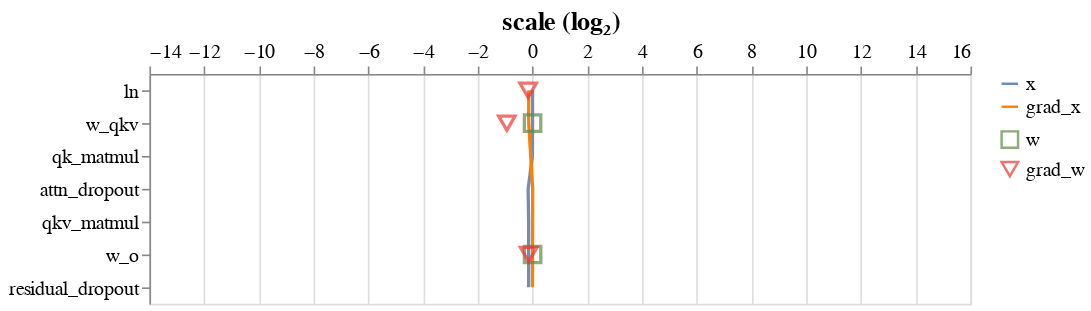

Source (notebook cell):
### Markdown cell above
To unit scale the attention layer we again swap out regular layers for unit-scaled ones. This requires altering two more operations: matmul and softmax.

Like the linear layer, we provide scaling the matmul based on varying criteria. We find that scaling each matmul and linear layer here for the forward pass ensures good scaling in both directions. We see this empirically in our analysis:

### Code cell
attention = UnitScaledAttention(config).apply(init_weights(unit_init))
analyse_attn(attention, config, batch_size=64, seq_len=64)

### Figure 1 — Vega-Lite specification as saved in the notebook (floating-point values rounded to 4 significant figures)
{"config": {"view": {"continuousWidth": 400, "continuousHeight": 300}, "axis": {"labelFontSize": 12, "titleFontSize": 16}}, "layer": [{"data": {"name": "data-9dedcff5b4b1a3937e3755e51c4f4691"}, "mark": "line", "encoding": {"color": {"field": "type", "legend": {"labelFontSize": 12, "symbolSize": 100, "title": ""}, "scale": {"range": ["#6C8EBF", "#FF8000"]}, "sort": "descending", "type": "nominal"}, "x": {"axis": {"orient": "top", "values": [-14.0, -12.0, -10.0, -8.0, -6.0, -4.0, -2.0, 0.0, 2.0, 4.0, 6.0, 8.0, 10.0, 12.0, 14.0, 16.0]}, "field": "scale (log₂)", "scale": {"domain": [-14, 16]}, "type": "quantitative"}, "y": {"field": "op", "sort": ["ln", "w_qkv", "qk_matmul", "attn_dropout", "qkv_matmul", "w_o", "residual_dropout"], "title": "", "type": "ordinal"}}}, {"data": {"name": "data-1f178be2ce2048aaa99325c3c50b3ef5"}, "mark": {"type": "point", "size": 100}, "encoding": {"color": {"field": "type", "legend": {"labelFontSize": 12, "symbolSize": 100, "title": ""}, "scale": {"range": ["#5D8944", "#ED3434"]}, "sort": "descending", "type": "nominal"}, "shape": {"field": "type", "scale": {"range": ["square", "triangle-down"]}, "sort": "descending", "type": "nominal"}, "x": {"axis": {"orient": "top", "values": [-14.0, -12.0, -10.0, -8.0, -6.0, -4.0, -2.0, 0.0, 2.0, 4.0, 6.0, 8.0, 10.0, 12.0, 14.0, 16.0]}, "field": "scale (log₂)", "scale": {"domain": [-14, 16]}, "type": "quantitative"}, "y": {"field": "op", "sort": ["ln", "w_qkv", "qk_matmul", "attn_dropout", "qkv_matmul", "w_o", "residual_dropout"], "title": "", "type": "ordinal"}}}], "resolve": {"scale": {"color": "independent", "shape": "independent"}}, "width": 500, "$schema": "https://vega.github.io/schema/vega-lite/v4.17.0.json", "datasets": {"data-9dedcff5b4b1a3937e3755e51c4f4691": [{"type": "x", "op": "ln", "scale (log₂)": -6.793e-06}, {"type": "x", "op": "w_qkv", "scale (log₂)": 0.0001082}, {"type": "x", "op": "qk_matmul", "scale (log₂)": -0.004164}, {"type": "x", "op": "attn_dropout", "scale (log₂)": -0.1614}, {"type": "x", "op": "qkv_matmul", "scale (log₂)": -0.1443}, {"type": "x", "op": "w_o", "scale (log₂)": -0.1423}, {"type": "x", "op": "residual_dropout", "scale (log₂)": -0.142}, {"type": "grad_x", "op": "ln", "scale (log₂)": -0.1402}, {"type": "grad_x", "op": "w_qkv", "scale (log₂)": -0.1409}, {"type": "grad_x", "op": "attn_dropout", "scale (log₂)": 0.003577}, {"type": "grad_x", "op": "w_o", "scale (log₂)": -0.0006944}, {"type": "grad_x", "op": "residual_dropout", "scale (log₂)": -0.001297}], "data-1f178be2ce2048aaa99325c3c50b3ef5": [{"type": "w", "op": "ln", "scale (log₂)": null}, {"type": "w", "op": "w_qkv", "scale (log₂)": 0.0002354}, {"type": "w", "op": "w_o", "scale (log₂)": 0.001247}, {"type": "grad_w", "op": "ln", "scale (log₂)": -0.1617}, {"type": "grad_w", "op": "w_qkv", "scale (log₂)": -0.9399}, {"type": "grad_w", "op": "w_o", "scale (log₂)": -0.1414}]}}
